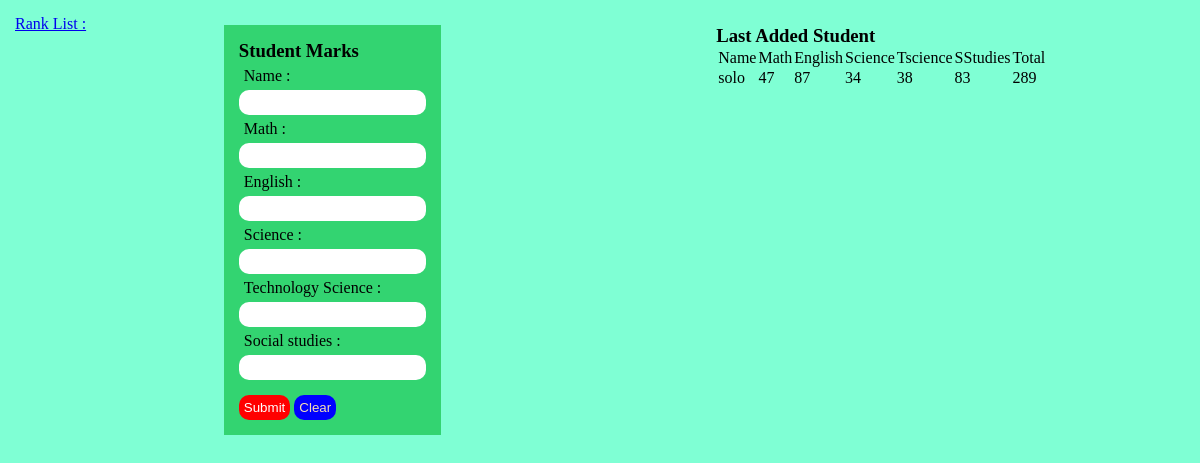
Before: / with the older database file.
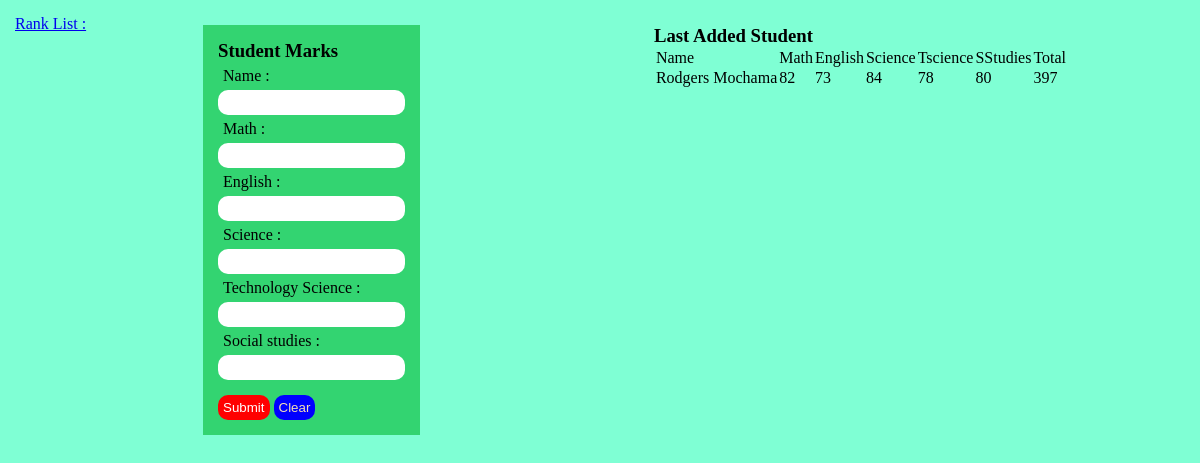
After: the same page with the newer database file.
### tables this page shows
CREATE TABLE `marks` (
  `id` int(11) NOT NULL,
  `name` varchar(100) DEFAULT NULL,
  `math` int(3) DEFAULT NULL,
  `english` int(3) DEFAULT NULL,
  `science` int(3) DEFAULT NULL,
  `t_science` int(3) DEFAULT NULL,
  `s_studies` int(3) DEFAULT NULL,
  `total` int(3) DEFAULT NULL
);

### fetch.php (called while the page is built, shortened)
<?php
$server = "localhost";
$username = "root";
$password = "";
$dbname = "class";
$conn = mysqli_connect($server,$username,$password,$dbname);
$query = "SELECT * FROM marks WHERE ID = (SELECT MAX(id)FROM marks)";
$result = $conn->query($query);
?>

### index.php (the view, shortened to what this page needs)
<link rel="stylesheet" href="style.css">
</head>
<body>
    <div class="content">
        <a href="results.php">Rank List :</a>
        <div class="cont">
        <form onsubmit="return validate()" action="." method="Post">
            <h3>Student Marks</h3>
            <div class="input-group">
            <label>Name :</label>
            <input type="text" name="name" id="name" pattern="[a-zA-Z\s]+" required>
            </div>
            <div class="input-group">
            <label>Math :</label>
            <input type="number" name="math" id="math" min="0" max="100" pattern="[0-9]{1,}" required>
            </div>
            <div class="input-group">
            <label>English :</label>
            <input type="number" name="english" id="english"  min="0" max="100" required>
            </div>
            <div class="input-group">
            <label>Science :</label>
            <input type="number" name="science" id="science" min="0" max="100" required>
            </div>
            <div class="input-group">
            <label>Technology Science :</label>
            <input type="number" name="tscience" id="tscience"  min="0" max="100" required>
            </div>
            <div class="input-group">
            <label>Social studies :</label>
            <input type="number" name="sstudies" id="sstudies"  min="0" max="100" required>
            </div>
            <div class="input-group">
                <input type="submit" value="Submit" name="submit">
                <input type="reset" value="Clear">
            </div>
        </form>
        </div>
        <div class="cont">
            <div class="results">
                <?php
                include 'fetch.php';
                if ($result->num_rows > 0 ){
                    ?>
                    <h3>Last Added Student</h3>
                    <table>
                    <thead>
                    <tr>
                        <td>Name</td>
                        <td>Math</td>
                        <td>English</td>
                        <td>Science</td>
                        <td>Tscience</td>
                        <td>SStudies</td>
                        <td>Total</td>
                    </tr>
                    </thead>
                    <?php
                    while($row = $result->fetch_array()){
                        $mt = $row['math'];
                        $en = $row['english'];
                        $sc = $row['science'];
                        $ts = $row['t_science'];
                        $ss = $row['s_studies'];
                        $total = $mt+$en+$sc+$ts+$ss;
                    ?>
                    <tbody>
                        <tr>
                            <td><?php echo $row['name']; ?></td>
                            <td><?php echo $row['math']; ?></td>
                            <td><?php echo $row['english']; ?></td>
                            <td><?php echo $row['science']; ?></td>
                            <td><?php echo $row['t_science']; ?></td>
                            <td><?php echo $row['s_studies']; ?></td>
                            <td><?php echo $total ?></td>
                        </tr>
                <?php
                    } ?>
                    </tbody>
                    </table>
                <?php
                }
                ?>
            </div>
        </div>
    </div>
</body>
</html>

Changed rows visible on the page:
removed marks: name "solo", math "47", english "87", science "34", t_science "38", s_studies "83", total "289"
now on this page (row edited): marks: name "Rodgers Mochama", math "82", english "73", science "84", t_science "78", s_studies "80", total "397"
